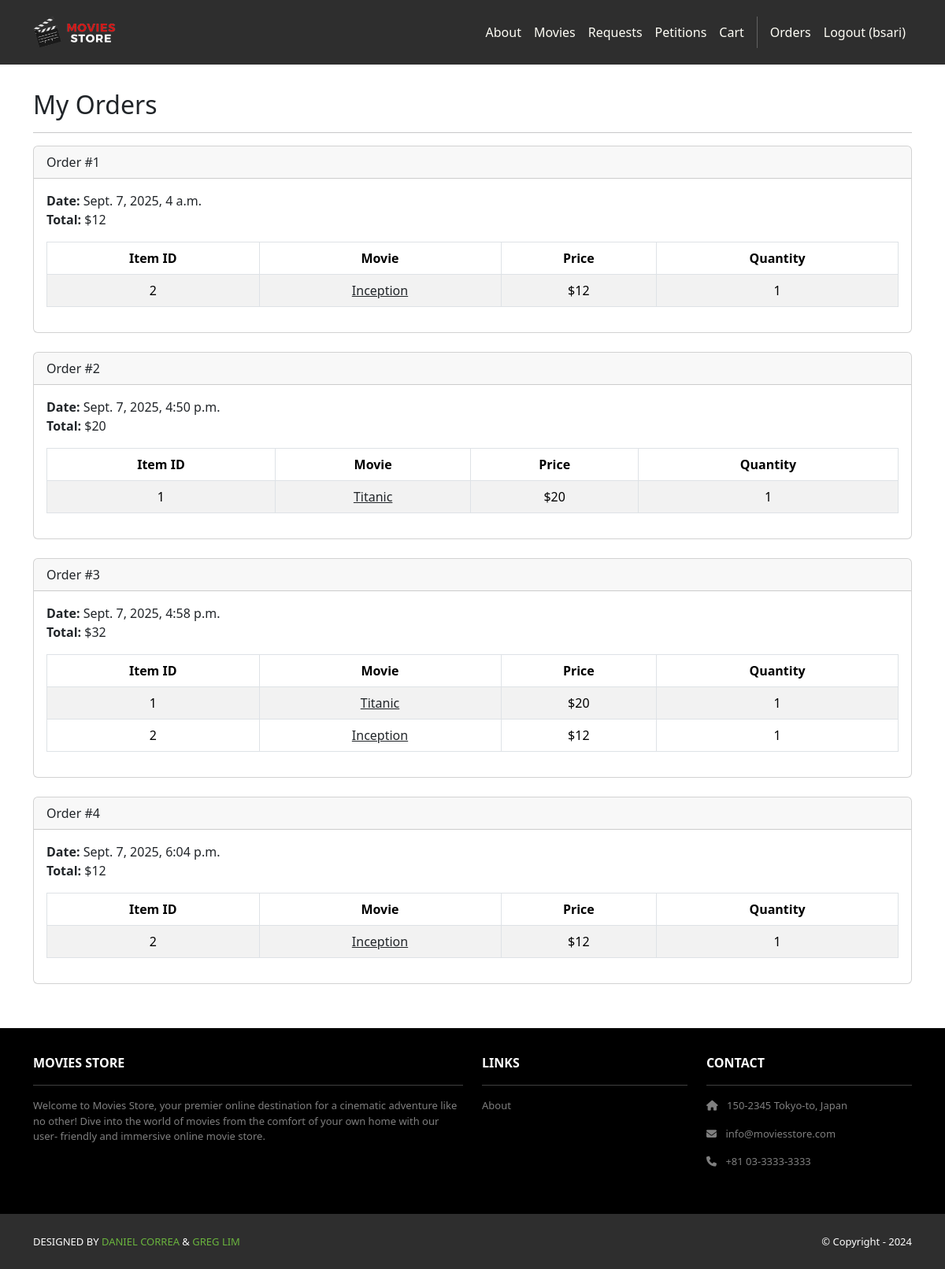
Page /accounts/orders/ (signed in) on the committed database.
### cart/models.py (models this page shows, shortened)
class Order(models.Model):
    id = models.AutoField(primary_key=True)
    total = models.IntegerField()
    date = models.DateTimeField(auto_now_add=True)
    user = models.ForeignKey(User, on_delete=models.CASCADE)

class Item(models.Model):
    id = models.AutoField(primary_key=True)
    price = models.IntegerField()
    quantity = models.IntegerField()
    order = models.ForeignKey(Order,
        on_delete=models.CASCADE)
    movie = models.ForeignKey(Movie,
        on_delete=models.CASCADE)

### movies/models.py (models this page shows, shortened)
class Movie(models.Model):
    id = models.AutoField(primary_key=True)
    name = models.CharField(max_length=255)
    price = models.IntegerField()
    description = models.TextField()
    image = models.ImageField(upload_to='movie_images/')

### accounts/views.py (the view)
# urls.py: path('orders/', views.orders, name='accounts.orders'),
@login_required
def orders(request):
    template_data = {}
    template_data['title'] = 'Orders'
    template_data['orders'] = request.user.order_set.all()
    return render(request, 'accounts/orders.html', {'template_data': template_data})

### accounts/templates/accounts/orders.html
{% extends 'base.html' %}
{% block content %}
<div class="p-3">
  <div class="container">
    <div class="row mt-3">
      <div class="col mx-auto mb-3">
        <h2>My Orders</h2>
        <hr />
        {% for order in template_data.orders %}
        <div class="card mb-4">
          <div class="card-header">
            Order #{{ order.id }}
          </div>
          <div class="card-body">
            <b>Date:</b> {{ order.date }}<br />
            <b>Total:</b> ${{ order.total }}<br />
            <table class="table table-bordered
              table-striped text-center mt-3">
              <thead>
                <tr>
                  <th scope="col">Item ID</th>
                  <th scope="col">Movie</th>
                  <th scope="col">Price</th>
                  <th scope="col">Quantity</th>
                </tr>
              </thead>
              <tbody>
                {% for item in order.item_set.all %}
                <tr>
                  <td>{{ item.movie.id }}</td>
                  <td>
                    <a class="link-dark"
                      href="{% url 'movies.show'
                      id=item.movie.id %}">
                      {{ item.movie.name }}
                    </a>
                  </td>
                  <td>${{ item.movie.price }}</td>
                  <td>{{ item.quantity }}</td>
                </tr>
                {% endfor %}
              </tbody>
            </table>
          </div>
        </div>
        {% endfor %}
      </div>
    </div>
  </div>
</div>
{% endblock content %}

### moviesstore/templates/base.html (shortened to what this page needs)
<!DOCTYPE html>
<html>
  {% load static %}
  <head>
    <link href="https://cdn.jsdelivr.net/npm/bootstrap@5.3.3/dist/css/bootstrap.min.css" rel="stylesheet">
    <link rel= "stylesheet"  href="https://cdnjs.cloudflare.com/ajax/libs/font-awesome/6.1.1/css/all.min.css">
    <link rel="stylesheet" type="text/css"
          href="{% static 'css/style.css' %}">
  </head>
  <body>
      <nav class="p-3 navbar navbar-dark bg-dark navbar-expand-lg">
      <div class="container">
        <a class="navbar-brand"
           href="{% url 'home.index' %}">
          <img src="{% static 'img/logo.png' %}" alt="logo"
               height="40" />
        </a>
       <div class="collapse navbar-collapse" id="navbarNavAltMarkup">
          <div class="navbar-nav ms-auto navbar-ml">
            <a class="nav-link" href="{% url 'home.about' %}">About</a>
            <a class="nav-link" href="{% url 'movies.index' %}">Movies</a>
            {% if user.is_authenticated %}
            <a class="nav-link" href="{% url 'movies.requests' %}">Requests</a>
            <a class="nav-link" href="{% url 'movies.petitions' %}">Petitions</a>
            {% endif %}
            <a class="nav-link" href="{% url 'cart.index' %}">Cart</a>
            {% if user.is_authenticated %}
             <a class="nav-link"
              href="{% url 'accounts.orders' %}">Orders
            </a>
            <a class="nav-link"
              href="{% url 'accounts.logout' %}">Logout ({{user.username }})</a>
            {% endif %}
          </div>
        </div>
      </div>
    </nav>
    <div>
      {% block content %}
      {% endblock content %}
    </div>
      <section class="p-3 ms-footer d-none d-md-block bg-black">
      <div class="container">
        <div class="row mt-3 text-white">
          <div class="col-md-6 col-lg-6 col-xl-6 mx-auto mb-4">
            <b>MOVIES STORE</b>
            <hr />
            <p>
              Welcome to Movies Store, your premier online
              destination for a cinematic adventure like no
              other! Dive into the world of movies from the
              comfort of your own home with our user-
              friendly and immersive online movie store.
            </p>
          </div>
          <div class="col-md-3 col-lg-3 col-xl-3 mx-auto mb-4">
            <b>LINKS</b>
            <hr />
            <p><a class="nav-link"
              href="{% url 'home.about' %}">
              About
            </a></p>
          </div>
          <div class="col-md-3 col-lg-3 col-xl-3 mx-auto mb-4">
            <b>CONTACT</b>
            <hr />
            <p><i class="fas fa-home me-2"></i>
              150-2345 Tokyo-to, Japan
            </p>
            <p><i class="fas fa-envelope me-2"></i>
              info@moviesstore.com
            </p>
            <p><i class="fas fa-phone me-2"></i>
              +81 03-3333-3333
            </p>
          </div>
        </div>
      </div>
    </section>
    <section class="p-3 ms-footer-bottom bg-dark">
      <div class="container d-flex justify-content-between">
        <div class="me-5 text-white">
          <span>DESIGNED BY
            <a href="https://www.x.com/danielgarax"
            target="_blank">DANIEL CORREA</a> &
            <a href="https://www.x.com/greglim81"
            target="_blank">GREG LIM</a>
          </span>
        </div>
        <div class="text-white">
          <span>© Copyright - 2024</span>
        </div>
      </div>
    </section>
  </body>
</html>

### moviesstore/static/css/style.css (style rules this page uses)
.navbar a.nav-link { color: #FFFEF6 !important; }
.bg-dark { background-color: #2E2E2E !important; }
.ms-footer { background-color: #202020; }
.ms-footer p { color: #7F7F7F; font-size: 13px; }
.ms-footer-bottom span { font-size: 13px; line-height: 38px; }
.ms-footer-bottom a { color: #6ab43e; text-decoration: none; }

### rows in the picture
Order: id "1", date "Sept. 7, 2025, 4 a.m.", total "12"
Item: movie.id "2", movie.name "Inception", movie.price "12", quantity "1"
Order: id "2", date "Sept. 7, 2025, 4:50 p.m.", total "20"
Item: movie.id "1", movie.name "Titanic", movie.price "20", quantity "1"
Order: id "3", date "Sept. 7, 2025, 4:58 p.m.", total "32"
Item: movie.id "1", movie.name "Titanic", movie.price "20", quantity "1"
Item: movie.id "2", movie.name "Inception", movie.price "12", quantity "1"
Order: id "4", date "Sept. 7, 2025, 6:04 p.m.", total "12"
Item: movie.id "2", movie.name "Inception", movie.price "12", quantity "1"

### other values in the picture
{{ user.username }} "bsari"
